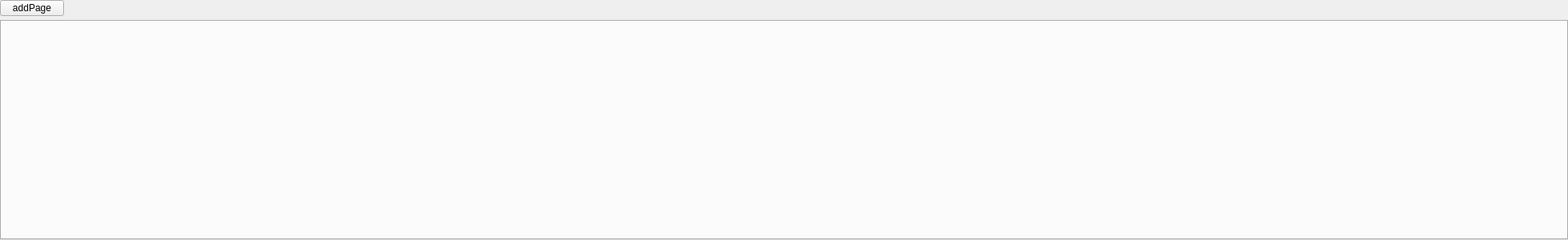
<?xml version="1.0" encoding="UTF-8"?>
<ui version="4.0">
 <class>Widget</class>
 <widget class="QWidget" name="Widget">
  <property name="geometry">
   <rect>
    <x>0</x>
    <y>0</y>
    <width>1960</width>
    <height>300</height>
   </rect>
  </property>
  <property name="minimumSize">
   <size>
    <width>1960</width>
    <height>0</height>
   </size>
  </property>
  <property name="maximumSize">
   <size>
    <width>1960</width>
    <height>16777215</height>
   </size>
  </property>
  <property name="windowTitle">
   <string>Widget</string>
  </property>
  <layout class="QGridLayout" name="gridLayout">
   <property name="leftMargin">
    <number>0</number>
   </property>
   <property name="topMargin">
    <number>0</number>
   </property>
   <property name="rightMargin">
    <number>0</number>
   </property>
   <property name="bottomMargin">
    <number>0</number>
   </property>
   <property name="spacing">
    <number>5</number>
   </property>
   <item row="0" column="0">
    <widget class="QPushButton" name="pushButtonAddPage">
     <property name="sizePolicy">
      <sizepolicy hsizetype="Minimum" vsizetype="Fixed">
       <horstretch>80</horstretch>
       <verstretch>0</verstretch>
      </sizepolicy>
     </property>
     <property name="minimumSize">
      <size>
       <width>80</width>
       <height>20</height>
      </size>
     </property>
     <property name="maximumSize">
      <size>
       <width>80</width>
       <height>20</height>
      </size>
     </property>
     <property name="text">
      <string>addPage</string>
     </property>
    </widget>
   </item>
   <item row="1" column="0">
    <widget class="QTabWidget" name="tabWidget">
     <property name="currentIndex">
      <number>-1</number>
     </property>
    </widget>
   </item>
  </layout>
 </widget>
 <layoutdefault spacing="6" margin="11"/>
 <resources/>
 <connections/>
</ui>
